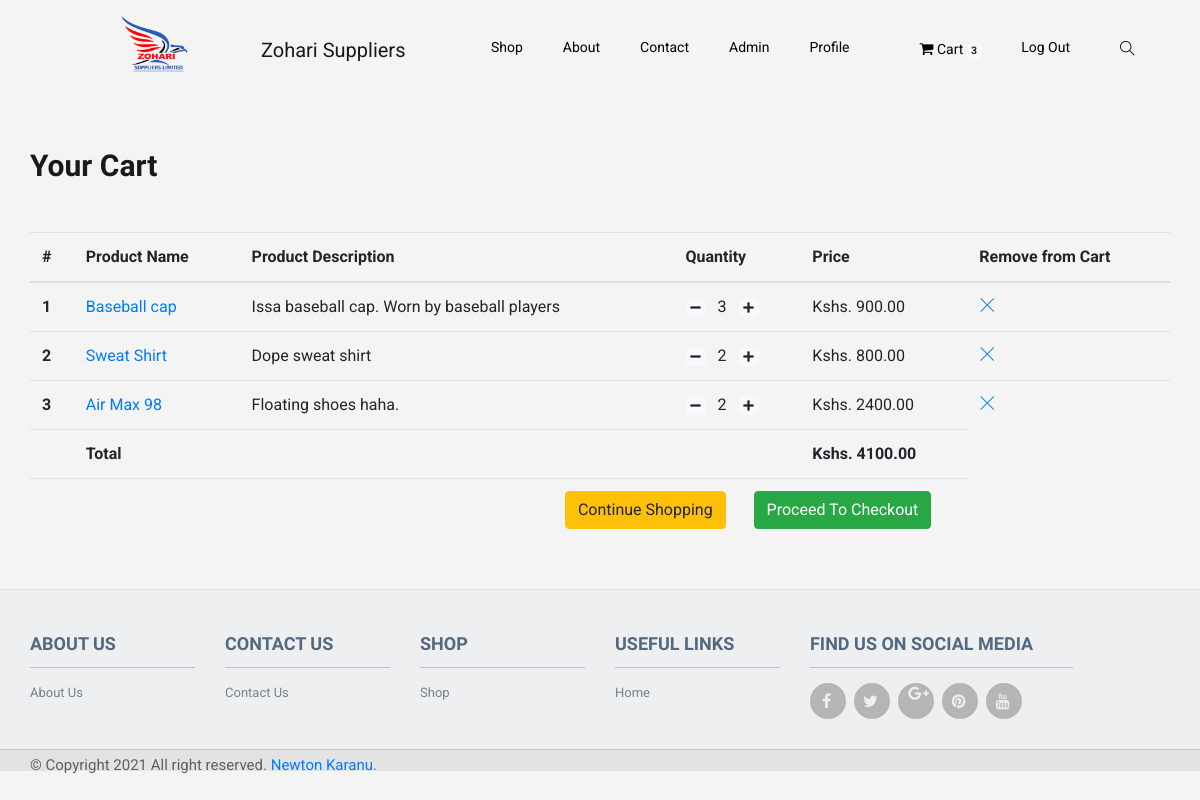
The page /cart/ (signed in) on the database as committed earlier.
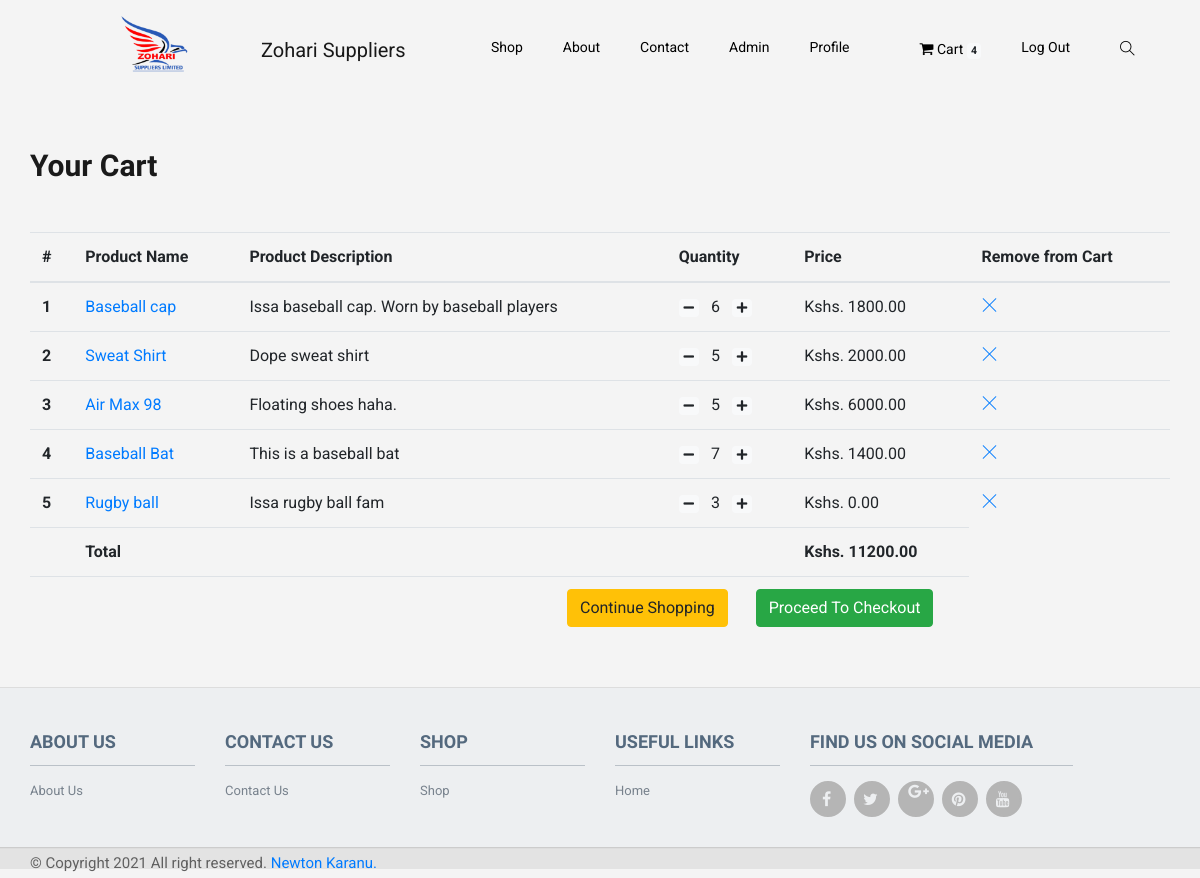
The same page on the database as committed later.
### cart/models.py (models this page shows, shortened)
class Order(models.Model):
    order_items = models.ManyToManyField(Cart)
    user = models.ForeignKey(User, on_delete=models.CASCADE)
    ordered = models.BooleanField(default=False)
    created = models.DateTimeField(auto_now_add=True)
    def get_totals(self):
        total = 0
        for order_item in self.order_items.all():
            total += order_item.get_total()
        return total

class Cart(models.Model):
    user = models.ForeignKey(User, on_delete=models.CASCADE)
    item = models.ForeignKey(Product, on_delete=models.CASCADE)
    quantity = models.IntegerField(default=1)
    created_at = models.DateTimeField(auto_now_add=True)
    def get_total(self):
        total = self.item.item_price * self.quantity
        floattotal = float("{0:.2f}".format(total))
        return floattotal

### shop/models.py (models this page shows, shortened)
class Product(models.Model):
    item_name = models.CharField(max_length=20)
    item_description = models.TextField(
        max_length=200, verbose_name="Item Description")
    item_price = models.FloatField(default=0.00)
    slug = models.SlugField(null=True, unique=True)
    item_details = models.TextField(
        max_length=1000, verbose_name="Item Details")
    item_quantity = models.IntegerField(default=0)
    item_availability = models.BooleanField(default=False)
    is_item_featured = models.BooleanField(default=False)
    is_item_recommended = models.BooleanField(default=False)
    item_brand = models.ForeignKey(Brand, null=True, on_delete=models.CASCADE)
    item_categories = models.ForeignKey(
        Category, null=True, on_delete=models.CASCADE)
    item_image = models.ImageField(upload_to='images/product/',
                                   default="images/product/zohari_image_placeholder.png")
    class Meta:
        ordering = ['item_name']

### cart/views.py (the view)
# urls.py: url(r'^cart/$', views.cart_view, name='cart-home'),
@login_required(login_url='/accounts/login/')
def cart_view(request):
    user = request.user
    carts = Cart.objects.filter(user=user)
    orders = Order.objects.filter(user=user, ordered=False)
    if carts.exists():
        order = orders[0]
        return render(request, 'home.html', {"carts": carts, 'order': order})
    else:
        messages.warning(request, "You do not have an active order")
        return redirect("landing_page")

### cart/templatetags/cart_total.py (called while the page is built)
@register.filter
def cart_total(user):
    order = Order.objects.filter(user=user, ordered=False)
    if order.exists():
        return order[0].order_items.count()
    else:
        return 0

### cart/templates/home.html
{% extends 'base.html' %}
{% block content %}
<div class="container my-5">
    <div class="my-5">
        <h2>Your Cart</h2>
    </div>
    <table class="table table-hover">
        <thead>
            <tr>
                <th scope="col">#</th>
                <th scope="col">Product Name</th>
                <th scope="col">Product Description</th>
                <th scope="col">Quantity</th>
                <th scope="col">Price</th>
                <th scope="col">Remove from Cart</th>
            </tr>
        </thead>
        <tbody>
            {% if carts %}
            {% for cart in carts %}
            <tr>
                <th scope="row">{{ forloop.counter }}</th>
                <td><a href="/product/{{ cart.item.slug }}"> {{ cart.item.item_name }}</a></td>
                <td> {{ cart.item.item_description }}</td>
                <td>
                    <a class="mr-2" href="{% url 'decrease-cart' cart.item.slug %}"><span class="badge badge-light"><i
                                class="fas fa-minus"></i></span></a>
                    {{ cart.quantity }}
                    <a class="ml-2" href="{% url 'add-to-cart' cart.item.slug %}"><span class="badge badge-light"><i
                                class="fas fa-plus"></i></span></a>
                </td>
                <td>Kshs. {{ cart.get_total | floatformat:2 }}</td>
                <td><a href="{% url 'remove-cart' cart.item.slug %}"><span class="ti-close" ></span></a></td>
            </tr>
            {% endfor %}
            {% endif %}
    <tr>
      <th scope="row"></th>
      <td colspan="3"><strong>Total</strong></td>
      <td><strong>Kshs. {{ order.get_totals | floatformat:2 }}</strong></td>
    </tr>
    <tr>
      <th scope="row"></th>
      <td colspan="4" class="text-right ">
        <a href="{% url 'product-list' %}" class="btn btn-warning mr-4" >Continue Shopping</a>
            <button class="btn btn-success mr-4">Proceed To Checkout</button>
            </td>
            </tr>
        </tbody>
    </table>
</div>
{% endblock%}

### cart/templates/base.html (shortened to what this page needs)
{% load static %}
<!DOCTYPE html>
<html lang="en">
<head>
    {% block styles %}
    <link href="{% static 'css/bootstrap.min.css' %}" rel="stylesheet">
    <link href="{% static 'css/style.css' %}" rel="stylesheet">
    <link href="{% static 'css/animate.css' %}" rel="stylesheet">
    <link href="{% static 'css/owl.carousel.min.css' %}" rel="stylesheet">
    <link href="{% static 'css/all.css' %}" rel="stylesheet">
    <link href="{% static 'css/flaticon.css' %}" rel="stylesheet">
    <link href="{% static 'css/themify-icons.css' %}" rel="stylesheet">
    <link href="{% static 'css/magnific-popup.css' %}" rel="stylesheet">
    <link href="{% static 'css/slick.css' %}" rel="stylesheet">
    <link href="{% static 'css/style.css' %}" rel="stylesheet">
    <link href="{% static 'css/product_list.css' %}" rel="stylesheet">
    <link href="{% static 'css/font-awesome.min.css' %}" rel="stylesheet">
    {% endblock %}
</head>
<body>
    {% include 'layouts/navbar.html' %}
    {% block content %}
    {%endblock%}
    {% include 'layouts/footer.html' %}
</body>
</html>

### cart/templates/layouts/navbar.html (shortened to what this page needs)
{% load cart_total %}
{% load static %}
<header class="main_menu home_menu">
  <div class="container-fluid">
    <div class="row align-items-center justify-content-center">
      <div class="col-lg-11">
        <nav class="navbar navbar-expand-lg navbar-light">
          <a class=" navbar-brand pc" href="{% url 'landing_page' %}"> <img src="{% static 'img/zohari_logo_nbg.png' %}" alt="logo" width="100px;"> </a>
          <a class="navbar-brand" href="{% url 'landing_page' %}"> Zohari Suppliers </a>
          <div class="collapse navbar-collapse main-menu-item" id="navbarSupportedContent">
            <ul class="navbar-nav ml-auto">
              <li class="nav-item">
                <a class="nav-link" href="{% url 'product-list' %}">Shop</a>
              </li>
              <li class="nav-item">
                <a class="nav-link" href="{% url 'about' %}">About</a>
              </li>
              <li class="nav-item">
                <a class="nav-link" href="{% url 'contact' %}">Contact</a>
              </li>
              {% if user.is_authenticated %}
              {% if user.is_superuser %}
              <li class="nav-item">
                <a class="nav-link" href="/admin">
                  Admin</a>
              </li>
              {% endif %}
              <li class="nav-item">
                <a class="nav-link" href="{% url 'profile' username=user %}">
                  Profile</a>
              </li>
              <li class="nav-item">
                <a class="nav-link" href="{% url 'cart-home' %}">
                  <i class="fa fa-shopping-cart"></i> Cart
                  <span class="badge badge-light">{{ request.user| cart_total }}</span>
                </a>
              </li>
              <li class="nav-item">
                <a class="nav-link" href="{% url 'logout' %}?next={{request.path}}">
                  Log Out</a>
              </li>
              {% else %}
              <li class="nav-item active">
                <a class="nav-link" href="{% url 'login' %}?next={% url 'landing_page' %}">
                  Login/Register
                </a>
              </li>
              {% endif %}
            </ul>
          </div>
          <div class="hearer_icon d-flex">
            <a id="search_1" href="#" onclick="toggle('search_input_box')"><i class="ti-search"></i></a>
          </div>
        </nav>
      </div>
    </div>
  </div>
</header>

### shop/templates/layouts/footer.html (shortened to what this page needs)
<link href="//maxcdn.bootstrapcdn.com/font-awesome/4.2.0/css/font-awesome.min.css" rel="stylesheet">
<footer>
    <div class="footer" id="footer">
        <div class="container">
            <div class="row">
                <div class="col-lg-2  col-md-2 col-sm-4 col-xs-6">
                    <h3>About Us</h3>
                    <ul>
                        <li> <a href="{% url 'about' %}">About Us</a> </li>
                    </ul>
                </div>
                <div class="col-lg-2  col-md-2 col-sm-4 col-xs-6">
                    <h3> Contact Us</h3>
                    <ul>
                        <li> <a href="{% url 'contact' %}">Contact Us </a> </li>
                    </ul>
                </div>
                <div class="col-lg-2  col-md-2 col-sm-4 col-xs-6">
                    <h3>Shop</h3>
                    <ul>
                        <li> <a href="{% url 'product-list' %}"> Shop </a> </li>
                    </ul>
                </div>
                <div class="col-lg-2  col-md-2 col-sm-4 col-xs-6">
                    <h3>Useful Links</h3>
                    <ul>
                        <li> <a href="{% url 'landing_page' %}"> Home </a> </li>
                    </ul>
                </div>
                <div class="col-lg-3  col-md-3 col-sm-6 col-xs-12 ">
                    <h3> Find Us on Social Media </h3>
                    <ul class="social">
                        <li> <a href="#"> <i class=" fa fa-facebook">   </i> </a> </li>
                        <li> <a href="#"> <i class="fa fa-twitter">   </i> </a> </li>
                        <li> <a href="mailto:zoharisuppliers@gmail.com "> <i class="fa fa-google-plus">   </i> </a> </li>
                        <li> <a href="#"> <i class="fa fa-pinterest">   </i> </a> </li>
                        <li> <a href="#"> <i class="fa fa-youtube">   </i> </a> </li>
                    </ul>
                </div>
            </div>
        </div>
    </div>
	<div class="container">
    <p class="pull-left">
		<span id="copyright">&copy; Copyright
		All right reserved. <a href="https://newtonkiragu.github.io/"target="_blank">Newton Karanu.</a>
		</span>
	</p>
</div>
    <div class="footer-bottom">
    </div>
</footer>

### static/css/all.css (style rules this page uses)
.fa,.fas,.far,.fal,.fab { -moz-osx-font-smoothing:grayscale;-webkit-font-smoothing:antialiased;display:inline-block;font-style:normal;font-variant:normal;text-rendering:auto;line-height:1 }
.fa-facebook:before { content:"\f09a" }
.fa-google-plus:before { content:"\f2b3" }
.fa-minus:before { content:"\f068" }
.fa-pinterest:before { content:"\f0d2" }
.fa-plus:before { content:"\f067" }
.fa-shopping-cart:before { content:"\f07a" }
.fa-twitter:before { content:"\f099" }
.fa-youtube:before { content:"\f167" }
.fa,.fas { font-family:'font awesome 5 free';font-weight:900 }

### static/css/product_list.css (style rules this page uses)
body { font-family: 'Roboto';font-size: 16px; }

### shop/templates/layouts/footer.html (style rules this page uses)
.footer { background: #EDEFF1; height: auto; padding-bottom: 30px; position: relative; width: 100%; border-bottom: 1px solid #CCCCCC; border-top: 1px solid #DDDDDD; }
.footer h3 { border-bottom: 1px solid #BAC1C8; color: #54697E; font-size: 18px; font-weight: 600; line-height: 27px; padding: 40px 0 10px; text-transform: uppercase; }
.footer ul { font-size: 13px; list-style-type: none; margin-left: 0; padding-left: 0; margin-top: 15px; color: #7F8C8D; }
.footer ul li a { padding: 0 0 5px 0; display: block; }
.footer a { color: #78828D }
.social li { background: none repeat scroll 0 0 #B5B5B5; border: 2px solid #B5B5B5; -webkit-border-radius: 50%; -moz-border-radius: 50%; -o-border-radius: 50%; -ms-border-radius: 50%; border-radius: 50%; float: left; height: 36px; line-height: 36px; margin: 0 8px 0 0; padding: 0; text-align: center; width: 36px; transition: all 0.5s ease 0s; -moz-transition: all 0.5s ease 0s; -webkit-transition: all 0.5s ease 0s; -ms-transition: all 0.5s ease 0s; -o-transition: all 0.5s ease 0s; }
.social li a { color: #EDEFF1; }
.social li a i { font-size: 16px; margin: 0 0 0 5px; color: #EDEFF1 !important; }
.footer-bottom { background: #E3E3E3; border-top: 1px solid #DDDDDD; padding-top: 10px; padding-bottom: 10px; }

Rows that differ between the two databases and show on the page:
changed Cart "Baseball cap": quantity "3" → "6"; get_total "900.00" → "1800.00"
changed Cart "Sweat Shirt": quantity "2" → "5"; get_total "800.00" → "2000.00"
changed Cart "Air Max 98": quantity "2" → "5"; get_total "2400.00" → "6000.00"
added Cart: item.item_name "Baseball Bat", item.item_description "This is a baseball bat", quantity "7", get_total "1400.00"
added Cart: item.item_name "Rugby ball", item.item_description "Issa rugby ball fam", quantity "3", get_total "0.00"
changed through a linked row, Order: get_totals "4100.00" → "11200.00"
Other text that changed with them:
{{ request.user| cart_total }}: "3" → "4"
